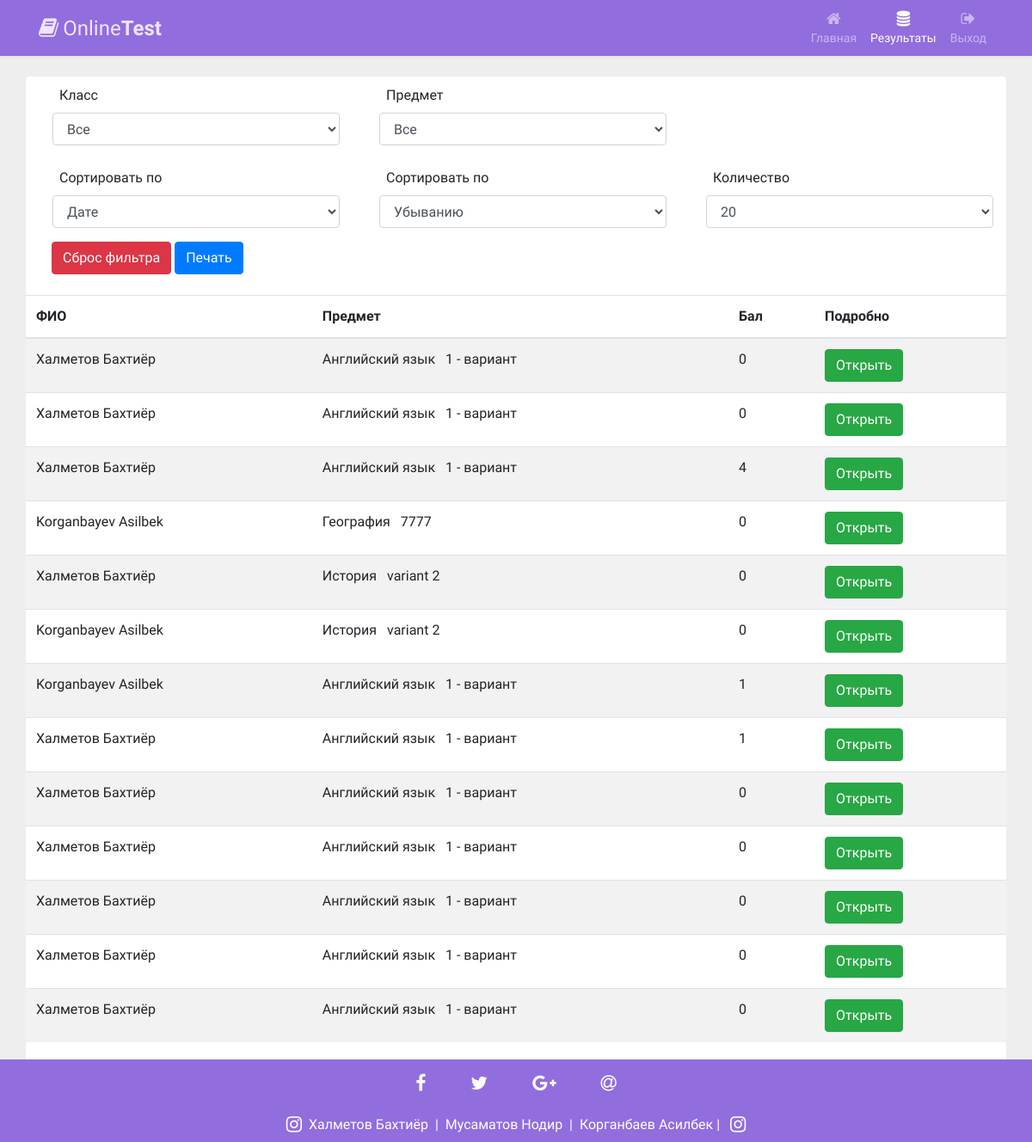
Screenshot of /results (signed in) with the database file from the repository.
### main/models.py (models this page shows, shortened)
class UserTestItem(models.Model):
    title = models.CharField(max_length=200, blank=True)
    test = models.ForeignKey(Test, on_delete=models.CASCADE, default="")
    user = models.ForeignKey(User, on_delete=models.CASCADE, default="")
    start_date = models.DateTimeField()
    stop_date = models.DateTimeField()
    ball = models.IntegerField(default=0)
    count_question = models.IntegerField(default=0)
    true_question = models.IntegerField(default=0)

class User(models.Model):
    first_name = models.CharField(max_length=300)
    last_name = models.CharField(max_length=300)
    clas = models.ForeignKey(Class, on_delete=models.CASCADE)
    ball = models.IntegerField(default=0)
    rating = models.IntegerField(default=0)
    def __str__(self):
        return f'{self.last_name} {self.first_name}'

class Test(models.Model):
    title = models.CharField(max_length=300, blank=True, default="")
    subject = models.ForeignKey(Subject, on_delete=models.CASCADE)
    clas = models.ForeignKey(Class, on_delete=models.CASCADE)
    start_time = models.DateTimeField()
    stop_time = models.DateTimeField()
    limit = models.IntegerField(default=40)
    description = models.TextField()

class Subject(models.Model):
    title = models.CharField(max_length=300)
    logo = models.ImageField(upload_to='upload', blank=True)
    status = models.IntegerField(default=0, blank=True)
    rating = models.IntegerField(default=0, blank=True)

### main/views.py (the view, shortened to what this page needs)
# urls.py: path('results', resultsHandler),
def resultsHandler(request):
    action = request.GET.get('action', '')
    sort_dr = request.GET.get('sort_dr', 'desc')
    sort_key = request.GET.get('sort_key', 'id')
    class_id = int(request.GET.get('class_id', 0))
    subject_id = int(request.GET.get('subject_id', 0))
    test_list_id = int(request.GET.get('test_list_id', 0))
    total = 0
    orderby_values = {
        'date': 'id',
        'last_name': 'user__last_name',
        'ball': 'ball',
        'subject': 'test__subject__title'
    }
    orderby_value = orderby_values.get(sort_key, 'id')
    if sort_dr == 'desc':
        orderby_value = '-' + orderby_value
    limit = int(request.GET.get('limit', 20))
    current_page = int(request.GET.get('page', 1))
    stop = current_page * limit
    start = stop - limit
    classes = []
    subjects = []
    test_list = []
    if not request.user.is_authenticated:
        tests = []
        current_user = request.session.get('user_id', None)
        if current_user:
            current_user = User.objects.get(id=int(current_user))
            if current_user:
                classes = Class.objects.filter(id=current_user.clas.id)
                all_tests = UserTestItem.objects.filter(user__id=int(current_user.id))
                user_subjects = []
                user_tests_list = []
                for at in all_tests:
                    if at.test.subject.id not in user_subjects:
                        user_subjects.append(at.test.subject.id)
                    if at.test.id not in user_tests_list:
                        if subject_id:
                            if at.test.subject.id == subject_id:
                                user_tests_list.append(at.test.id)
                        else:
                            user_tests_list.append(at.test.id)
                if user_subjects:
                    subjects = Subject.objects.filter(id__in=user_subjects)
                if user_tests_list:
                    test_list = Test.objects.filter(id__in=user_tests_list)
                tests = []
                if test_list_id:
                    tests = UserTestItem.objects.filter(user__id=int(current_user.id)).filter(test__id=test_list_id).order_by(orderby_value)[start:stop]
                    total = UserTestItem.objects.filter(user__id=int(current_user.id)).filter(test__id=test_list_id).order_by(orderby_value).count()
                else:
                    if subject_id:
                        tests = UserTestItem.objects.filter(user__id=int(current_user.id)).filter(test__subject__id=subject_id).order_by(orderby_value)[start:stop]
                        total = UserTestItem.objects.filter(user__id=int(current_user.id)).filter(test__subject__id=subject_id).order_by(orderby_value).count()
                    else:
                        tests = UserTestItem.objects.filter(user__id=int(current_user.id)).order_by(orderby_value)[start:stop]
                        total = UserTestItem.objects.filter(user__id=int(current_user.id)).order_by(orderby_value).count()
    else:
        classes = Class.objects.all()
        subjects = Subject.objects.all()
        test_list = []
        if not class_id and not subject_id:
            test_list = Test.objects.all()
        tests = []
        if not class_id and not subject_id and not test_list_id:
            tests = UserTestItem.objects.all().order_by(orderby_value).order_by(orderby_value)[start:stop]
            total = UserTestItem.objects.all().order_by(orderby_value).order_by(orderby_value).count()
    prev_page = current_page - 1
    next_page = 0
    if total > stop:
        next_page = current_page + 1
    page_count = math.ceil(total / limit)
    page_range = range(1, page_count + 1)
    oData = {
        'current_page': current_page,
        'prev_page': prev_page,
        'next_page': next_page,
        'total': total,
        'limit': limit,
        'page_range': page_range,
        'page_count': page_count
    }
    oData['tests'] = tests
    oData['subjects'] = subjects
    oData['classes'] = classes
    oData['test_list'] = test_list
    oData['class_id'] = class_id
    oData['subject_id'] = subject_id
    oData['test_list_id'] = test_list_id
    oData['sort_dr'] = sort_dr
    oData['sort_key'] = sort_key
    if action == 'print':
        return render(request, 'results-print.html', oData)
    else:
        return render(request, 'results.html', oData)

### templates/results.html (shortened to what this page needs)
<!DOCTYPE html>
<html lang="en">
<head>
<link rel="stylesheet" href="https://stackpath.bootstrapcdn.com/bootstrap/4.5.0/css/bootstrap.min.css">
<link rel="stylesheet" href="https://maxcdn.bootstrapcdn.com/font-awesome/4.7.0/css/font-awesome.min.css">
</head>
<body>
<nav class="navbar navbar-expand-xl navbar-dark bg-dark">
  <div class="container">
    <a href="#" class="navbar-brand"><i class="fa fa-book" ></i>Online<b>Test</b></a>
    <div id="navbarCollapse" class="collapse navbar-collapse justify-content-start">
      <div class="navbar-nav ml-auto ">
        <a href="/" class="nav-item nav-link "><i class="fa fa-home"></i><span>Главная</span></a>
        <a href="/results" class="nav-item nav-link active"><i class="fa fa-database"></i><span>Результаты</span></a>
        <a href="/davay" class="nav-item nav-link"><i class="fa fa-sign-out"></i><span>Выход</span></a>
      </div>
    </div>
  </div>
</nav>
<div class="container rounded mt-4 bg-white" style="padding-bottom:100px;" >
    <div class="bs-example row">
        <div class="form-group col-sm-4">
            <label for="classes" class="control-label  pl-4" style="padding-top:10px;">Класс</label><br>
            <div class="pl-3">
                <select class="form-control js-filter  " name="class_id" id="classes">
                    <option value="0"> Все </option>
                </select>
            </div>
        </div>
        <div class="form-group col-sm-4">
            <label for="classes" class="control-label pl-4" style="padding-top:10px;">Предмет</label><br>
            <div class="pl-3">
                <select class="form-control js-filter  "  name="subject_id" id="subjects">
                    <option value="0"> Все </option>
                </select>
            </div>
        </div>
        <div class="form-group col-sm-4">
        </div>
        <div class="form-group col-sm-4">
            <label class="control-label  pl-4" style="padding-top:10px;">Сортировать по</label><br>
            <div class="pl-3">
                <select class="form-control js-filter  "name="sort_key" >
                    <option value="date"> Дате </option>
                </select>
            </div>
        </div>
        <div class="form-group col-sm-4">
            <label class="control-label  pl-4" style="padding-top:10px;">Сортировать по</label><br>
            <div class="pl-3">
                <select class="form-control js-filter  "name="sort_dr" >
                    <option value="desc"> Убыванию </option>
                </select>
            </div>
        </div>
        <div class="form-group col-sm-4">
            <label class="control-label pl-4" style="padding-top:10px;">Количество</label><br>
            <div class="pl-3">
                <select class="form-control js-filter"  name="limit" >
                    <option value="20"{% if limit == 20 %} selected="selected" {% endif %}>20</option>
                </select>
            </div>
        </div>
        <div class="col-sm-12 pb-3" style="padding-left:30px;">
            <label >
               <a href="/results"><button type="button" class="btn btn-danger"> Сброс фильтра </button></a>
                {% if user.is_authenticated %}
                    <a target="_blank" href="/results/print?action=print&class_id={{ class_id }}&subject_id={{ subject_id }}&test_list_id={{ test_list_id }}&sort_dr={{ sort_dr }}&sort_key={{ sort_key }}"><button type="button" class="btn btn-primary"> Печать </button>  </a>
                {% endif %}
            </label>
        </div>
        <div  style="width:100%; overflow:auto;">
        <table class="table table-striped " id="PRINTTABLE">
            <thead >
                <tr>
                    <th >ФИО</th>
                    <th>Предмет</th>
                    <th>Бал</th>
                    <th>Подробно</th>
                </tr>
            </thead>
            <tbody>
            {% for tt in tests %}
                <tr>
                    <td>{{ tt.user }}</td>
                    <td>{{ tt.test.subject.title }}&nbsp;&nbsp; {{ tt.test.title }}</td>
                    <td>{{ tt.ball }}</td>
                    <td><a class=" btn btn-success" href="/analize/{{ tt.id }}"> Открыть </a> </td>
                </tr>
            {% endfor %}
            </tbody>
        </table>
        </div>
    </div>
</div>
<footer class="page-footer font-small w-100" style="position:fixed; bottom:0;background:#926dde;">
  <div class="container" >
      <div class="col-md-12 ">
        <div class=" text-center py-3 text-white">
          <a ><i class="fa fa-facebook-f fa-lg mr-md-5 mr-3"> </i></a>
          <a ><i class="fa fa-twitter fa-lg mr-md-5 mr-3"> </i></a>
          <a ><i class="fa fa-google-plus fa-lg mr-md-5 mr-3"> </i></a>
          <a><i class="fa fa-at fa-lg"> </i></a>
        </div>
      </div>
  </div>
<div class="footer-copyright text-center py-2 text-white">
    <a><i class="fa fa-instagram fa-lg mr-md-2 sm-6"></i></a><a target="_blank" class="text-white" href="https://www.instagram.com/bahtiyor_holmetov/">Халметов Бахтиёр </a> &nbsp;|&nbsp;<a target="_blank" class="text-white" href="https://www.instagram.com/nodir.musamatov/"> Мусаматов Нодир </a>  &nbsp;|&nbsp; <a target="_blank" class="text-white" href="https://www.instagram.com/assilbek__/"> Корганбаев Асилбек </a>  | <a><i class="fa fa-instagram fa-lg ml-md-2 "> </i></a>
</div>
</footer>
</body>
</html>

### templates/results.html (style rules this page uses)
body { background: #eeeeee; font-family: 'Varela Round', sans-serif; }
.navbar { color: #fff; background: #926dde !important; padding: 5px 16px; border-radius: 0; border: none; box-shadow: 0 0 4px rgba(0,0,0,.1); }
.navbar .navbar-brand { color: #efe5ff; padding-left: 0; padding-right: 50px; font-size: 24px; }
.navbar .navbar-brand i { font-size: 25px; margin-right: 5px; }
.navbar .nav-item i { font-size: 18px; }
.navbar .nav-item span { position: relative; top: 3px; }
.navbar .navbar-nav > a { color: #efe5ff; padding: 8px 15px; font-size: 14px; }
.navbar .navbar-nav > a > i { display: block; text-align: center; }

### rows the page displays
UserTestItem: user "Халметов Бахтиёр", test.subject "Английский язык", test "1 - вариант", ball "0"
UserTestItem: user "Халметов Бахтиёр", test.subject "Английский язык", test "1 - вариант", ball "0"
UserTestItem: user "Халметов Бахтиёр", test.subject "Английский язык", test "1 - вариант", ball "4"
UserTestItem: user "Korganbayev Asilbek", test.subject "География", test "7777", ball "0"
UserTestItem: user "Халметов Бахтиёр", test.subject "История", test "variant 2", ball "0"
UserTestItem: user "Korganbayev Asilbek", test.subject "История", test "variant 2", ball "0"
UserTestItem: user "Korganbayev Asilbek", test.subject "Английский язык", test "1 - вариант", ball "1"
UserTestItem: user "Халметов Бахтиёр", test.subject "Английский язык", test "1 - вариант", ball "1"
UserTestItem: user "Халметов Бахтиёр", test.subject "Английский язык", test "1 - вариант", ball "0"
UserTestItem: user "Халметов Бахтиёр", test.subject "Английский язык", test "1 - вариант", ball "0"
UserTestItem: user "Халметов Бахтиёр", test.subject "Английский язык", test "1 - вариант", ball "0"
UserTestItem: user "Халметов Бахтиёр", test.subject "Английский язык", test "1 - вариант", ball "0"
UserTestItem: user "Халметов Бахтиёр", test.subject "Английский язык", test "1 - вариант", ball "0"
